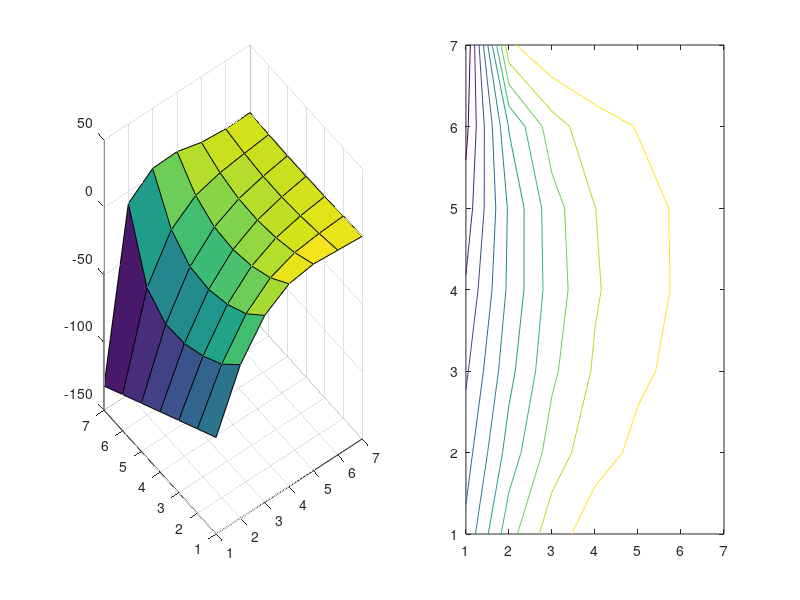

Source code (MATLAB):
%  UJJWALGAUSSSEIDEL
% This is the code for solving the Poisson Equation APc1-1 using
% Gauss-seidel method

% Setting of number of interior nodes in x-direction
% equal number of grids necessary
clear all; clc;

M=input('M=');

% Setting up number of interior points in y-direction
N= input('N=');


% setting up increments in each direction with the paranmeters provided in
  ax = -pi;
  ay = -pi;
  bx =  pi;
  by =  pi;


%Creation of x and y values or descretization
x = linspace(-pi,pi,M+2);
y = linspace(-pi,pi,N+2);

% U is the solution of the given problem
U = ones(M+2,N+2); % The solution grid set up 
                   % added 2 to account for initital and final point 
 
% this function file creates 2D F matrix 
% x = values in x direction 
% y = values in y direction
                  
 [Y,X]=meshgrid(y,x);
 f=cos(pi/2*(((X-ax)/(bx-ax))+1)).*sin(pi*(Y-ay)/(by-ay));
 F=-f;

% Associated boundary conditions

% bottom bounddary condition
 ubottom = (x.*(pi-x).^2); %this is the boundary condition for y=-pi 
                       % and all x's
                       
 
% top boundary condition at y=pi and all the x's
  utop = (cos(x).*(pi-x).^2);
  
 %left hand side boundary condition
 uleft = -(4*pi^3+((y+pi)*2*pi*(pi-1)));%boundary condition evaluated at x=-pi
                                  %for all y's

  % Setting up increments along with x and y increments
  dx = (2*pi)/M;
  dy = (2*pi)/N;
 
  
 % Multipliers to be used while solving the equation
  
 E = 1/dx^2;
 R = 1/dy^2;
 T = -((2*E)+(2*R));
 
 % placing the BC's on the top and bottom of the solution grid
  U(1,:)   = R*ubottom;
  U(end,:) = R*utop; 
 
 % Placing BC's on the left side of the solution grid
  U(:,1) = E*uleft;
  
  
  % Applying Neuman Condition in the right side of the Solution-Grid
  % right side of the grid U will be computed using preset values
  err = 10; % setting up error constraint
  
  
  tic % setting up atimer
  error_iterations=0; % counting number of iterations for error calulation
  
  
  while err > 1E-6  % Setting up loop for error calculation
  B=U; % Setting up matrix for error calculation
  
  % the following for loop has been optimized as per matlab execution
  % process. The rows change instead of columns
  
  for j = 2:N+1
      U(j,end) = 1/T*(F(j,end) - (2*E*U(j,end-1) -R*U(j-1,end) - R*U(j+1,end)));
  end
 
  % Solving the grids or internal nodes of the solution vector
  
  gauss_iterations = 0; %setting up counter for gauss iterations
  
  % calculation of internal solution grid using for loops
  
  for k = 2:M+1
    for j = 2:N+1
        U(j,k) =   1/T*(F(j,k) - E*U(j,k-1) - E*U(j,k+1)- R*U(j-1,k) - R*U(j+1,k)) ;
   gauss_iterations = gauss_iterations + 1;
     end
  end
  
  err = abs(max(max(((B-U)./B)))); % Calculations of error
   
  error_iterations = error_iterations + 1;
  end
  
  % PLOTTING THE APPROPRIATE FIGURES
  subplot(1,2,1), surf(U)
  subplot(1,2,2), contour(U)
  
  
  toc % setting off the timer
  
  % PLOTS
  
  disp('error iterations:')
  disp(error_iterations)
  
  disp('Gauss_iterations')
  disp(gauss_iterations)
  
  
  
  
